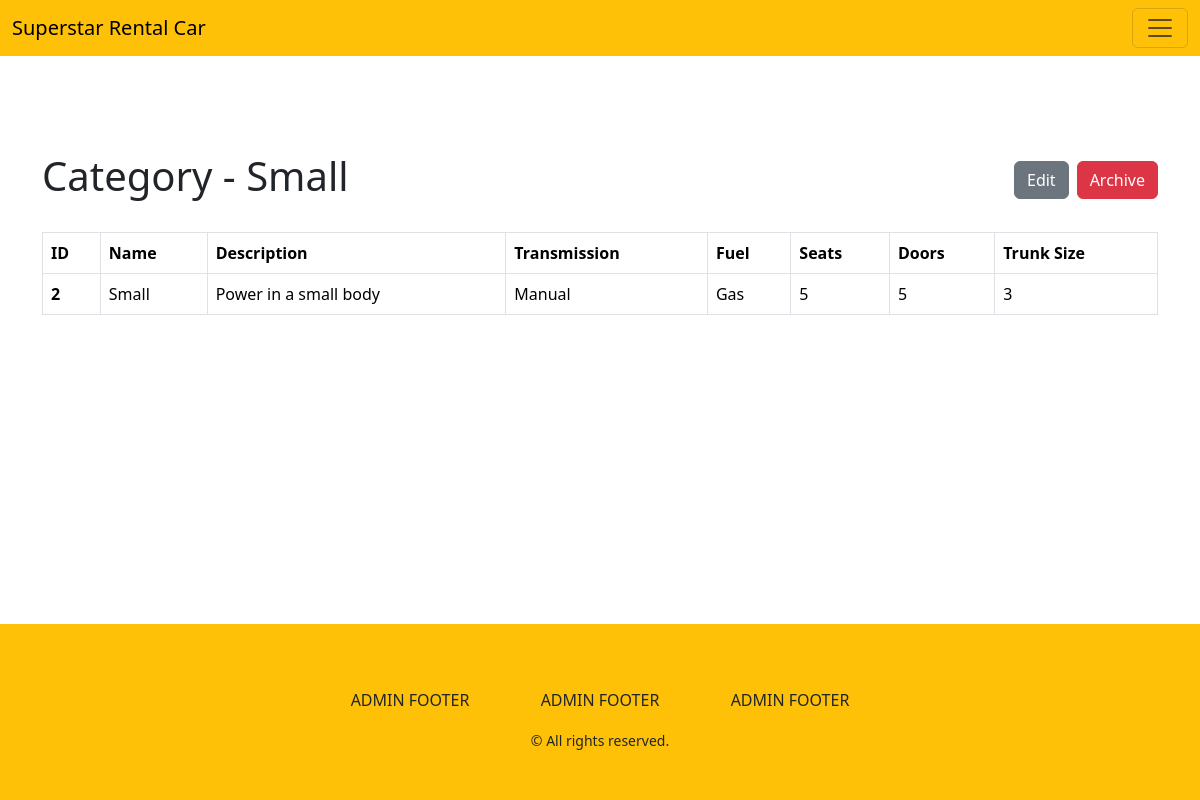
/project/src/html/admin/categoryView.php?categoryId=2 (signed in), run on the app's committed database.
### tables this page shows
CREATE TABLE IF NOT EXISTS category (
    id INT UNSIGNED NOT NULL AUTO_INCREMENT PRIMARY KEY,
    name VARCHAR(45) NOT NULL,
    description VARCHAR(90) NOT NULL,
    dailyRate DECIMAL(5,2) NOT NULL,
    isArchived BOOLEAN NOT NULL DEFAULT FALSE
);

CREATE TABLE IF NOT EXISTS category_property (
    category_id INT UNSIGNED NOT NULL,
    property_id INT UNSIGNED NOT NULL,
    propertyValue VARCHAR(45) NOT NULL,
    PRIMARY KEY (category_id, property_id),
    CONSTRAINT fk_category_property_category
        FOREIGN KEY (category_id)
        REFERENCES category(id),
    CONSTRAINT fk_category_property_property
        FOREIGN KEY (property_id)
        REFERENCES property(id)
);

CREATE TABLE IF NOT EXISTS property (
    id INT UNSIGNED NOT NULL AUTO_INCREMENT PRIMARY KEY,
    name VARCHAR(45) NOT NULL
);

### project/lib/RentACar/DBModel.php (called while the page is built, shortened)
<?php
trait DBModel
{
    public static function find(int $id, string $tableName = ''): self
    {
        $connection = MyConnect::getInstance()->getConnection();
        if ($tableName === '') {
            $class_parts = explode('\\', static::class);
            $tableName = end($class_parts);
            $tableName = self::camelToSnake($tableName);
        }
        $sql = "SELECT * FROM " . $tableName . " WHERE id = ?";
        $stmt = $connection->prepare($sql);
        $stmt->execute([$id]);
        $result = $stmt->fetchObject(static::class);
        return $result;
    }
    public static function rawSQL(string $sql): \PDOStatement
    {
        $connection = MyConnect::getInstance();
        return $connection->query($sql);
    }
    public static function camelToSnake($camelCase): string
    {
        $result = '';
        for ($i = 0; $i < strlen($camelCase); $i++) {
            $char = $camelCase[$i];
            if (ctype_upper($char)) {
                $result .= '_' . strtolower($char);
            } else {
                $result .= $char;
            }
        }
        return ltrim($result, '_');
    }
}

### project/lib/RentACar/Category.php (called while the page is built, shortened)
<?php
class Category {
    protected ?string $name = null;
    protected ?string $description = null;
    protected ?array $properties = null;
    protected ?bool $isArchived = null;
    public function getId(): ?int
    {
        return $this->id;
    }
    public function getName(): ?string
    {
        return $this->name;
    }
    public function getDescription(): ?string
    {
        return $this->description;
    }
    public function getProperties(): ?array
    {
        return $this->properties;
    }
    public function getIsArchived(): bool
    {
        return $this->isArchived;
    }
    public function loadProperties(): self
    {
        try {
            $categoryId = $this->id;
            $stmt = self::rawSQL("
                SELECT p.id, p.name, cp.propertyValue FROM property p
                LEFT OUTER JOIN category_property cp ON cp.property_id = p.id
                WHERE cp.category_id = $categoryId;
            ");
            $results = [];
            while($row = $stmt->fetchObject(Property::class)) {
                $results[$row->getName()] = $row;
            }
            $this->properties = $results;
        } catch(e) {
        }
        return $this;
    }
}

### project/lib/RentACar/MyConnect.php (called while the page is built, shortened)
<?php
class MyConnect
{
    protected $connection;
    private static $instance = null;
    private function __construct()
    {
        $config = parse_ini_file('db.ini');
        $dbh = "mysql:host={$config['DBHOST']};dbname={$config['DBNAME']}";
        try {
            $this->connection = new \PDO($dbh, $config['DBUSER'], $config['DBPASS']);
            $this->connection->setAttribute(\PDO::ATTR_ERRMODE, \PDO::ERRMODE_EXCEPTION);
        } catch (\PDOException $e) {
            throw new \PDOException($e->getMessage(), (int)$e->getCode());
        }
    }
    public static function getInstance(): self
    {
        if (self::$instance == null) {
            self::$instance = new MyConnect();
        }
        return self::$instance;
    }
    public function query(string $sql)
    {
        return $this->connection->query($sql);
    }
}

### project/lib/RentACar/Property.php (called while the page is built, shortened)
<?php
class Property {
    protected ?string $name = null;
    protected ?string $propertyValue = null;
    public function getName(): string
    {
        return $this->name;
    }
    public function getPropertyValue()
    {
        return $this->propertyValue;
    }
}

### project/src/html/admin/categoryView.php (the view, shortened to what this page needs)
<?php
require_once $_SERVER['DOCUMENT_ROOT'] . '/src/html/components/header.php';
try {
    $category = Category::find($_GET['categoryId']);
    $category->loadProperties();
} catch (e) {
}
echo getHeader();
?>
<body>
    <?php include $_SERVER['DOCUMENT_ROOT'] . '/src/html/components/navbar.inc.php'; ?>
    <div class="container mt-5 pt-5">
        <div class="d-flex flex-wrap justify-content-between align-items-center mb-4">
            <h1>Category - <?php echo $category->getName(); ?></h1>
            <div class="d-flex flex-wrap align-items-center">
                <a href="/src/html/admin/categoryEdit.php?categoryId=<?php echo $category->getId(); ?>" class="btn btn-secondary">
                    Edit
                </a>
                <form action="/src/app/admin/categoryEdit.php" method="POST" class="ps-2 mb-0">
                    <input
                        type="submit"
                        name="categoryArchive"
                        class="btn btn-danger"
                        value="Archive"
                        <?php echo $category->getIsArchived() === true ? 'disabled' : null ?>
                    />
                </form>
            </div>
        </div>
        <div class="table-responsive">
            <table class="table table-bordered align-middle">
                <thead>
                    <tr>
                        <th>ID</th>
                        <th>Name</th>
                        <th>Description</th>
                        <?php foreach ($category->getProperties() as $categoryProperty) { ?>
                            <th>
                                <?php echo $categoryProperty->getName() ?>
                            </th>
                        <?php } ?>
                    </tr>
                </thead>
                <tbody>
                    <tr>
                        <th><?php echo $category->getId(); ?></th>
                        <td><?php echo $category->getName(); ?></td>
                        <td><?php echo $category->getDescription(); ?></td>
                        <?php foreach ($category->getProperties() as $categoryProperty) { ?>
                            <td>
                                <?php echo $categoryProperty->getPropertyValue() ?>
                            </td>
                        <?php } ?>
                    </tr>
                </tbody>
            </table>
        </div>
    </div>
</body>
</html>

### project/src/css/style.css (style rules this page uses)
body { min-height: 100vh; display: flex; flex-direction: column; justify-content: space-between; }
body > .container { flex-grow: 1; }

### data on the page
category: name "Small", categoryArchive "Archive", id "2", description "Power in a small body"
category_property: property.name "Transmission", propertyValue "Manual"
category_property: property.name "Fuel", propertyValue "Gas"
category_property: property.name "Seats", propertyValue "5"
category_property: property.name "Doors", propertyValue "5"
category_property: property.name "Trunk Size", propertyValue "3"
